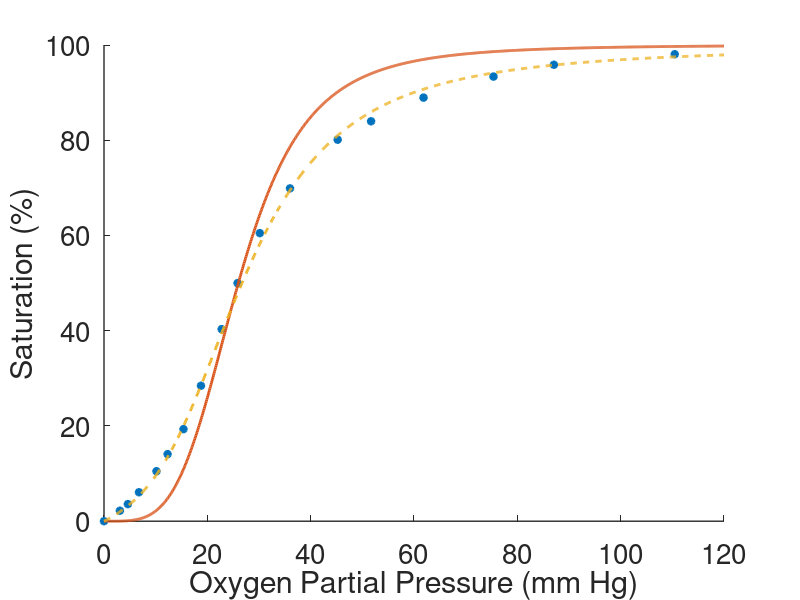

Source code (MATLAB):
%  -------------------------------------------------------------------
%
%   Plot two approximations to the hemoglobin saturation function.
%
%   For Chapter 14, Section 14.2.2 of
%   Keener and Sneyd, Mathematical Physiology, 3rd Edition, Springer.
%
%   Written by James Keener and James Sneyd.
%
%  -------------------------------------------------------------------
% 
clear all
close all
clc
set(0,                           ...
   'defaultaxesfontsize', 20,   ...
   'defaultaxeslinewidth', 1.0, ...
   'defaultlinelinewidth', 2.0);


% Hemoglobin saturation curve data
A =[0	0;
2.20994	3.07692;
3.59116	4.61538;
6.07735	6.76923;
10.49724	10.15385;
14.0884	12.3077;
19.337	15.3846;
28.453	18.7692;
40.3315	22.7692;
50	25.8462;
60.4972	30.1538;
69.8895	36;
80.1105	45.2308;
83.97790000000001	51.6923;
88.9503	61.8462;
93.3702	75.38460000000001;
95.85639999999999	87.07689999999999;
98.0663	110.462];

%MWC saturation curve
O2 = [0:.1:120]'; % O2 partial pressure
K = 26;
Y = O2.^4./(K^4+O2.^4);
K1 = 45.9;
K2 = 23.9;
K3 =243.1;
K4 = 1.52;
alp(1) = 1;
alp(2) = alp(1)/K1;
alp(3)=alp(2)/K2;
alp(4) = alp(3)/K3;
alp(5) = alp(4)/K4;
vec = [ones(length(O2),1),O2,O2.^2,O2.^3,O2.^4];

ints = [0:4];
intalps = ints.*alp;
SatY = (vec*intalps')./(vec*alp');

 
figure(1)
plot(A(:,2),A(:,1),'*',O2,100*Y,O2,25*SatY,'--')
xlabel('Oxygen Partial Pressure (mm Hg)')
ylabel('Saturation (%)')
box off
 
